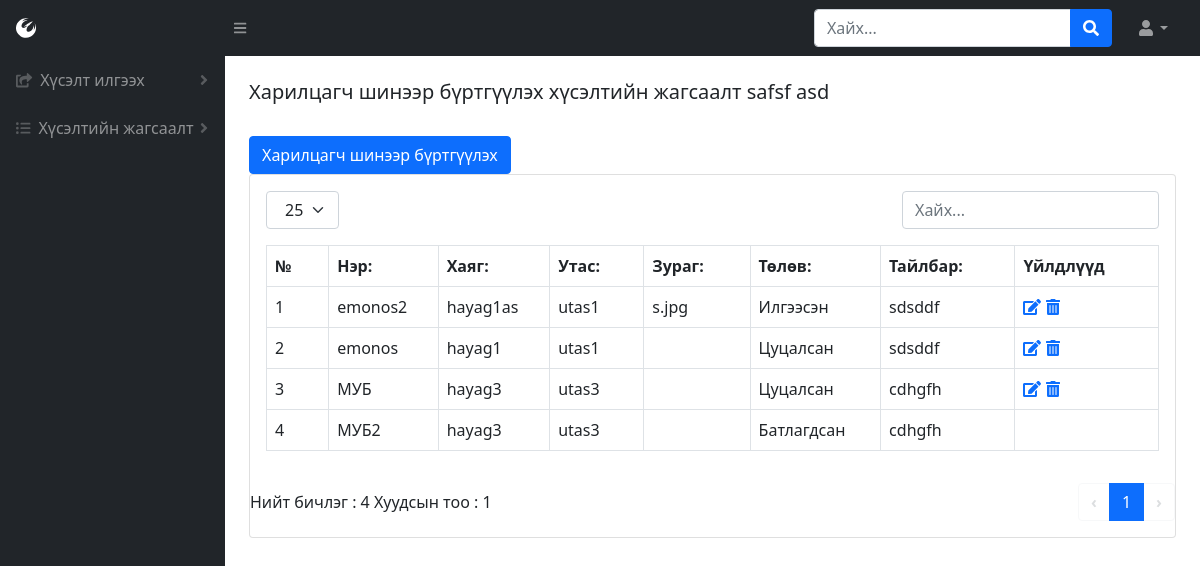
/company-list (signed in), run on an earlier commit of the app's database.
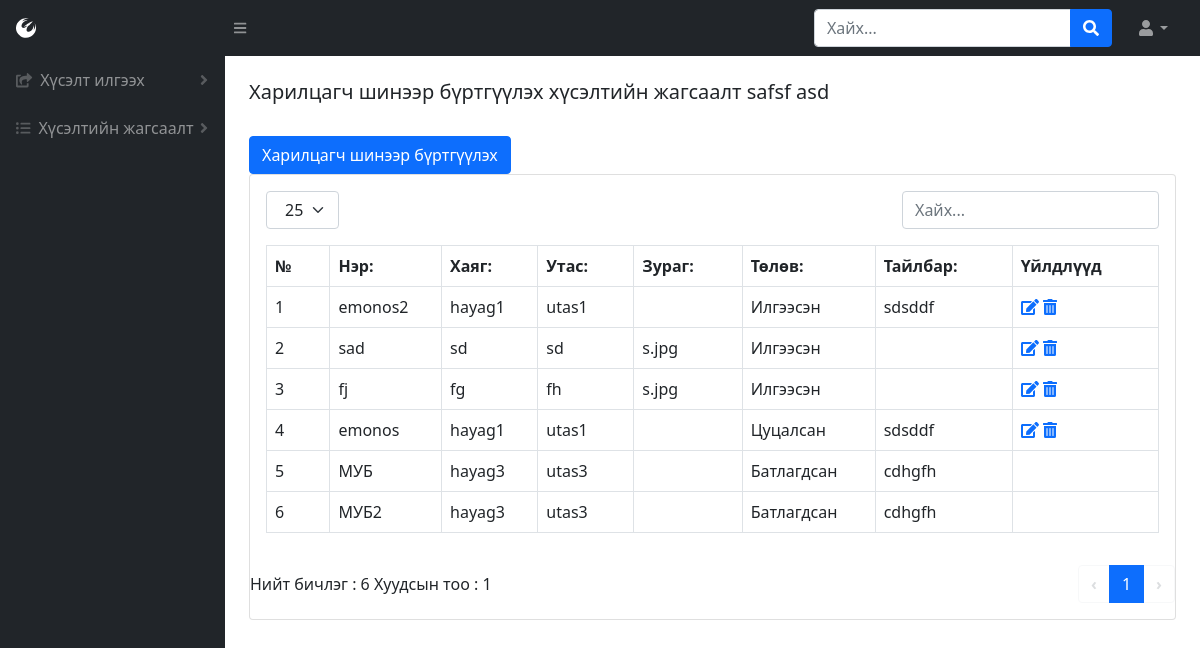
And on a later commit of the database.
### BMweb/models.py (models this page shows, shortened)
class Company(models.Model):
    comName = models.CharField(max_length=300, verbose_name=_("Компаний нэр"))
    hayag = models.CharField(max_length=1000, verbose_name=_("Компаний хаяг"))
    phone = models.CharField(max_length=30, verbose_name=_("Компаний утас"))
    thumbimage = models.ImageField(
        upload_to="media/productthumb/", blank = True, null=True,  verbose_name=_("Зураг")
    )
    comState = models.ForeignKey(State, on_delete=CASCADE, verbose_name=_("Төлөв"))
    description = models.TextField(blank = True, null=True,verbose_name=_("Тайлбар"))
    reg_user = models.IntegerField(verbose_name=_("Нэвтэрсэн хэрэглэгч"))
    reg_date = models.DateTimeField(default=datetime.now, verbose_name=_("Нэвтэрсэн огноо"))
    class Meta:
        verbose_name = _("Компани")
        verbose_name_plural = _("Компани")

class State(models.Model):
    stateName = models.CharField(max_length=300, verbose_name=_("Төлөвийн нэр"))
    class Meta:
        verbose_name = _("Барааны төлөв")
        verbose_name_plural = _("Барааны төлөв")
    def __str__(self):
        return self.stateName

### BMweb/views.py (the view)
# urls.py: path('company-list',views.companyList, name='company-list'),
def companyList(request):
    if 'user_id' in request.session:
        p = Company.objects.filter(reg_user=request.session['user_id']).order_by('comState')
        size = 25
        if 'size' in request.GET:
            size = request.GET['size']
        pc = Paginator(p, size)
        page_num = 1
        if 'page' in request.GET:
            page_num = int(request.GET['page'])
            print('page')
            print(page_num)
        page=pc.page(page_num)
        h = Hereglegch.objects.get(pk=request.session['user_id'])
        return render(request,'companyList.html', {'user': h, 'companyList': page.object_list, 'size':size, 'count':pc.count, 'page_count': pc.num_pages, 'page_range':pc.page_range, 'page_num':page_num, 'has_next':page.has_next(), 'has_previous': page.has_previous(), 'start_index':page.start_index() })
    else:
        return redirect('/login')

### BMweb/templates/companyList.html (shortened to what this page needs)
{% load static %}
<!DOCTYPE html>
<html lang="en">
    <head>
        <link href="https://cdn.jsdelivr.net/npm/simple-datatables@latest/dist/style.css" rel="stylesheet" />
        <link href="css/styles.css" rel="stylesheet" />
        <link href="{% static 'css/styles.css' %}" rel="stylesheet"/>
    </head>
    <body class="sb-nav-fixed">
        {% include "topNav.html" %}
        <div id="layoutSidenav">
            {% include "leftNav.html" %}
            <div id="layoutSidenav_content">
                {%  include "comList.html" %}
            </div>
        </div>
    </body>
</html>

### BMweb/templates/topNav.html (shortened to what this page needs)
<nav class="sb-topnav navbar navbar-expand navbar-dark bg-dark">
    <a class="navbar-brand ps-3" href="login"><i class="fab fa-phoenix-squadron"></i></a>
    <button class="btn btn-link btn-sm order-1 order-lg-0 me-4 me-lg-0" id="sidebarToggle" href="#!"><i class="fas fa-bars"></i></button>
    <form class="d-none d-md-inline-block form-inline ms-auto me-0 me-md-3 my-2 my-md-0">
        <div class="input-group">
            <input class="form-control" type="text" placeholder="Хайх..." aria-label="Search for..." aria-describedby="btnNavbarSearch" />
            <button class="btn btn-primary" id="btnNavbarSearch" type="button"><i class="fas fa-search"></i></button>
        </div>
    </form>
    <ul class="navbar-nav ms-auto ms-md-0 me-3 me-lg-4">
        <li class="nav-item dropdown">
            <a class="nav-link dropdown-toggle" id="navbarDropdown" href="#" role="button" data-bs-toggle="dropdown" aria-expanded="false"><i class="fas fa-user fa-fw"></i></a>
        </li>
    </ul>
</nav>

### BMweb/templates/leftNav.html (shortened to what this page needs)
<div id="layoutSidenav_nav">
    <nav class="sb-sidenav accordion sb-sidenav-dark" id="sidenavAccordion">
        <div class="sb-sidenav-menu">
            {% if user.role_id <= 4 %}
            <div class="nav">
                {% if user.role_id < 3 %}
                <a class="nav-link collapsed" href="#" data-bs-toggle="collapse" data-bs-target="#collapseLayouts" aria-expanded="false" aria-controls="collapseLayouts">
                    <div class="sb-nav-link-icon"><i class="fas fa-share-square"></i></div>
                    Хүсэлт илгээх
                    <div class="sb-sidenav-collapse-arrow"><i class="fas fa-angle-down"></i></div>
                </a>
               {% endif %}
                <a class="nav-link collapsed" href="#" data-bs-toggle="collapse" data-bs-target="#collapsePages" aria-expanded="false" aria-controls="collapsePages">
                    <div class="sb-nav-link-icon"><i class="fas fa-list-ul"></i></div>
                    Хүсэлтийн жагсаалт
                    <div class="sb-sidenav-collapse-arrow"><i class="fas fa-angle-down"></i></div>
                </a>
            </div>
            {% endif %}
        </div>
    </nav>
</div>

### BMweb/templates/comList.html (shortened to what this page needs)
<main>    {% include "tabs.html" %}
    <div class="container-fluid px-4">
        <h5 class="mt-4">Харилцагч шинээр бүртгүүлэх хүсэлтийн жагсаалт safsf asd  </h5>
        {% if user.role_id == 2 %}
        <a href="{% url 'company' %}" class="btn btn-primary" role="button">Харилцагч шинээр бүртгүүлэх</a>
        {% endif %}
        <div class="card mb-4">
            <div class="card-body">
                {% include "tableTop.html" %}
                <table id="datatablesSimple" class="dataTable-table">
                  <thead>
                      <tr>
                          <th data-sortable="" class="asc">
                            <a href="#" class="dataTable-sorter">№</a>
                         </th>
                          <th data-sortable="" class="asc">
                              <a href="#" class="dataTable-sorter">Нэр:</a>
                          </th>
                          <th data-sortable="" class="asc">
                              <a href="#" class="dataTable-sorter">Хаяг:</a>
                          </th>
                          <th data-sortable="" class="asc">
                              <a href="#" class="dataTable-sorter">Утас:</a>
                          </th>
                          <th data-sortable="" class="asc">
                              <a href="#" class="dataTable-sorter">Зураг:</a>
                          </th>
                          <th data-sortable="" class="asc">
                              <a href="#" class="dataTable-sorter">Төлөв:</a>
                          </th>
                          <th data-sortable="" class="asc">
                              <a href="#" class="dataTable-sorter">Тайлбар:</a>
                          </th>
                          <th data-sortable="" class="asc">
                              <a href="#" class="dataTable-sorter">Үйлдлүүд</a>
                          </th>
                      </tr>
                  </thead>
                    {% for h in companyList %}
                      <tr>
                          <td>{{ forloop.counter0|add:start_index }}</td>
                          <td>{{ h.comName }}</td>
                          <td>{{ h.hayag }}</td>
                          <td>{{ h.phone }}</td>
                          <td>{{ h.thumbimage }}</td>
                          <td>{{ h.comState }}</td>
                          <td>{{ h.description|default_if_none:"" }}</td>
                          <td>
                          {% if user.role_id|add:0 < 3 and h.comState_id|add:0 < 3 %}
                            <a href="/company?edit={{h.id}}"><i class="fas fa-edit"></i></a>
                            <a href="/company?del={{h.id}}" class="confirm-delete" onclick="return confirm('Та устгахдаа итгэлтэй байна уу?')" ><i class="fas fa-trash-alt"></i></a>
                          {% endif %}
                          </td>
                      </tr>
                    {% endfor %}
                </table>
            </div>
            {% include "tableBottom.html" %}
        </div>
    </div>
</main>

### BMweb/templates/tableTop.html (shortened to what this page needs)
<div class="dataTable-top">
    <div class="dataTable-dropdown">
        <label>
            <select class="dataTable-selector" id="sizeCombo" onchange="rowCount(this)">
                <option value="25" selected>25</option>
            </select>
        </label>
    </div>
    <div class="dataTable-search">
        <input class="dataTable-input" placeholder="Хайх..." type="text">
    </div>
</div>

### BMweb/templates/tableBottom.html (shortened to what this page needs)
<div class="dataTable-bottom">
    <div class="dataTable-info">Нийт бичлэг : {{count}} Хуудсын тоо : {{page_count}} </div>
    <nav class="dataTable-pagination">
        <ul class="dataTable-pagination-list">
            <li {% if has_previous == False %}  class="pager disabled" {% else %} class="pager" {% endif %}  ><a href="?size={{size}}&page={{ page_num|add:-1 }}" data-page="5" >‹</a></li>
            {% for _ in page_range %}
                <li {% if page_num == forloop.counter %}  class="active" {% endif %}><a href="?size={{size}}&page={{ forloop.counter }}" data-page="{{ forloop.counter }}">{{ forloop.counter }}</a></li>
            {% endfor %}
            <li {% if has_next == False %}  class="pager disabled" {% else %} class="pager" {% endif %}><a href="?size={{size}}&page={{ page_num|add:1 }}" data-page="6">›</a></li>
        </ul>
    </nav>
</div>

### BMweb/templates/tableBottom.html (style rules this page uses)
.disabled { pointer-events:none; opacity:0.6; }

What changed in the data, as far as the page shows it:
changed Company "emonos2": hayag "hayag1as" → "hayag1"; thumbimage "s.jpg" → (not shown)
added Company: comName "sad", hayag "sd", phone "sd", thumbimage "s.jpg", comState "Илгээсэн"
added Company: comName "fj", hayag "fg", phone "fh", thumbimage "s.jpg", comState "Илгээсэн"
changed Company "МУБ": comState "Цуцалсан" → "Батлагдсан"; comState_id 2 → 3 (drawn)
Also different on the page:
{{ count }}: "4" → "6"
